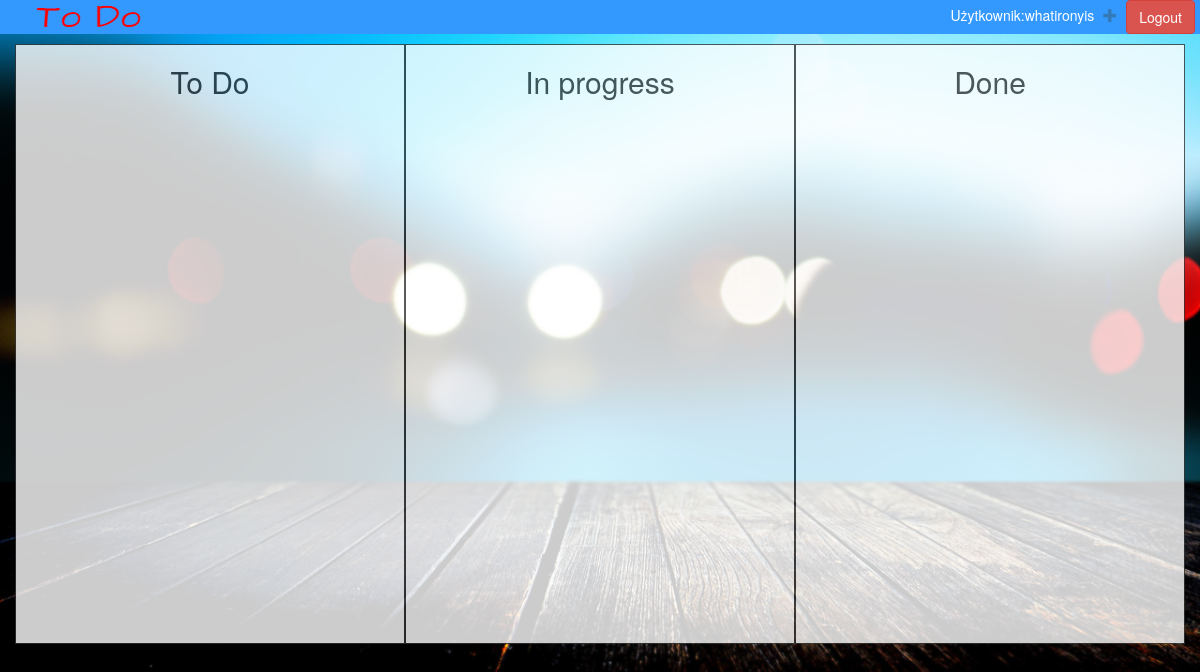
Before: / (signed in) with the older database file.
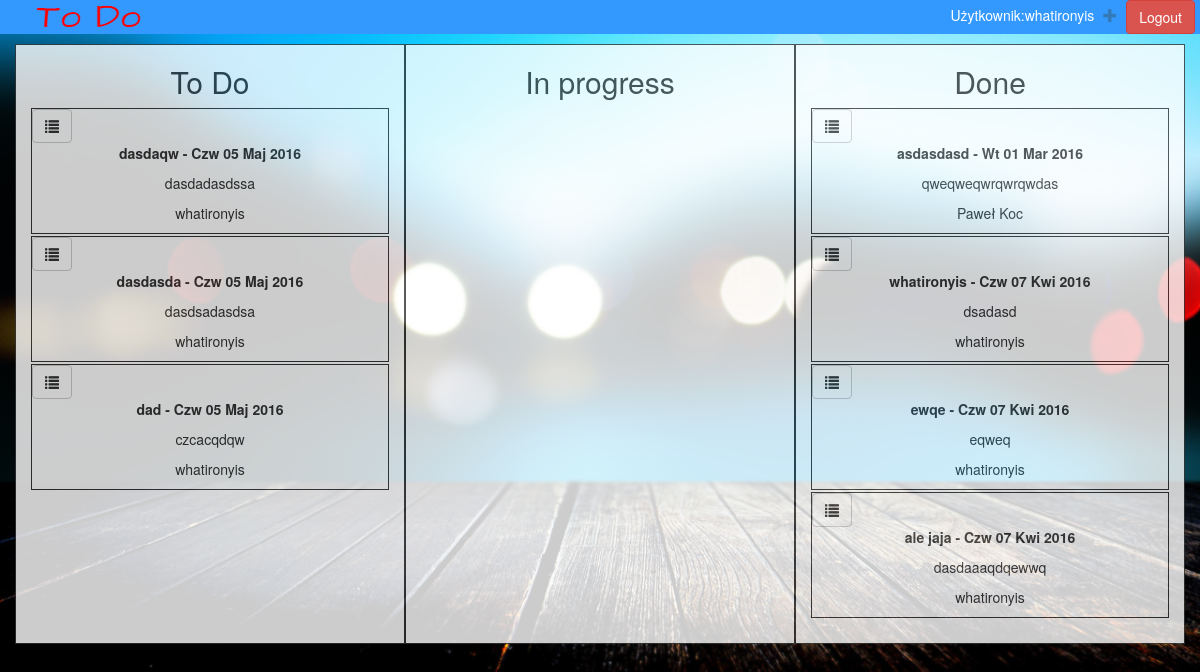
After: the same page with the newer database file.
### lists/models.py (models this page shows, shortened)
class jobs(models.Model):
    name = models.CharField(max_length=100, unique=True, verbose_name='Tytul')
    description = models.TextField(verbose_name="Opis")
    created = models.DateTimeField("Data dodania")
    finished = models.DateTimeField("Termin zakonczenia")
    assign = models.CharField(max_length=100)
    flag = models.CharField(max_length=4,choices=flag_choices, default='todo')

### lists/views.py (the view)
# urls.py: url(r'^$',views.home_page),
@login_required
def home_page(request):
    items = jobs.objects.all()
    done = donejob.objects.all()
    username = None
    if request.user.is_authenticated():
        username = request.user.username
    return render_to_response('home.html', {'items': items, 'user' : username, 'done':done })

### lists/templates/home.html (shortened to what this page needs)
<!DOCTYPE html>
<html lang="en">
<head>
    {% load staticfiles %}
    <link rel="stylesheet" href="{% static 'css/home.css' %}">
    <link rel="stylesheet" href="{% static 'css/bootstrap.min.css' %}">
    <link href="{% static 'popr/popr.css' %}" rel="stylesheet">
</head>
<body>
<div class="nawigacja">
         <a href="/"><img src="{% static 'css/todo.png' %}" alt="To Do List" align="left"></a>
         <x>Użytkownik:{{ user }}</x>
         <x><a href="{% url 'post_new' %}" class="top-menu"><span class="glyphicon glyphicon-plus"></span></a></x>
         <x><a href="/logout" class="btn btn-danger" role="button">Logout</a></x>
</div>
<div class="container-fluid">
    <div class="col-lg-4 col-md-4 cold-sm-3">
        <h2>To Do</h2>
        {% for x in items %}
            {% if x.flag == '3' %}
                <div class="entry">
                    <div class="popr1" data-id="1"><button type="button" class="btn btn-default" aria-label="Left Align">
                    <span class="glyphicon glyphicon-list" aria-hidden="false"></span>
                    </button></div>
                        <p><b>{{ x.name }} - {{ x.created|date:"D d M Y" }}</b></p>
                        <p>{{ x.description }}</p>
                        <p>{{ x.assign }}</p>
                </div>
            {% endif %}
        {% endfor %}
    </div>
    <div class="col-lg-4 col-md-4 cold-sm-3">
        <h2>In progress</h2>
    </div>
    <div class="col-lg-4 col-md-4 cold-sm-3">
        <h2>Done</h2>
        {% for x in items %}
            {% if x.flag == '1' %}
                <div class="entry">
                    <div class="popr1" data-id="3"><button type="button" class="btn btn-default" aria-label="Left Align">
                    <span class="glyphicon glyphicon-list" aria-hidden="true"></span>
                    </button></div>
                        <p><b>{{ x.name }} - {{ x.created|date:"D d M Y" }}</b></p>
                        <p>{{ x.description }}</p>
                        <p>{{ x.assign }}</p>
                </div>
            {% endif %}
        {% endfor %}
    </div>
</div>
</body>
</html>

Changed rows visible on the page:
added jobs: name "dasdaqw", created "Czw 05 Maj 2016", description "dasdadasdssa", assign "whatironyis", shown under "To Do"
added jobs: name "dasdasda", created "Czw 05 Maj 2016", description "dasdsadasdsa", assign "whatironyis", shown under "To Do"
added jobs: name "dad", created "Czw 05 Maj 2016", description "czcacqdqw", assign "whatironyis", shown under "To Do"
now on this page (row edited): jobs: name "asdasdasd", created "Wt 01 Mar 2016", description "qweqweqwrqwrqwdas", assign "Paweł Koc", shown under "Done"
now on this page (row edited): jobs: name "whatironyis", created "Czw 07 Kwi 2016", description "dsadasd", assign "whatironyis", shown under "Done"
now on this page (row edited): jobs: name "ewqe", created "Czw 07 Kwi 2016", description "eqweq", assign "whatironyis", shown under "Done"
now on this page (row edited): jobs: name "ale jaja", created "Czw 07 Kwi 2016", description "dasdaaaqdqewwq", assign "whatironyis", shown under "Done"
